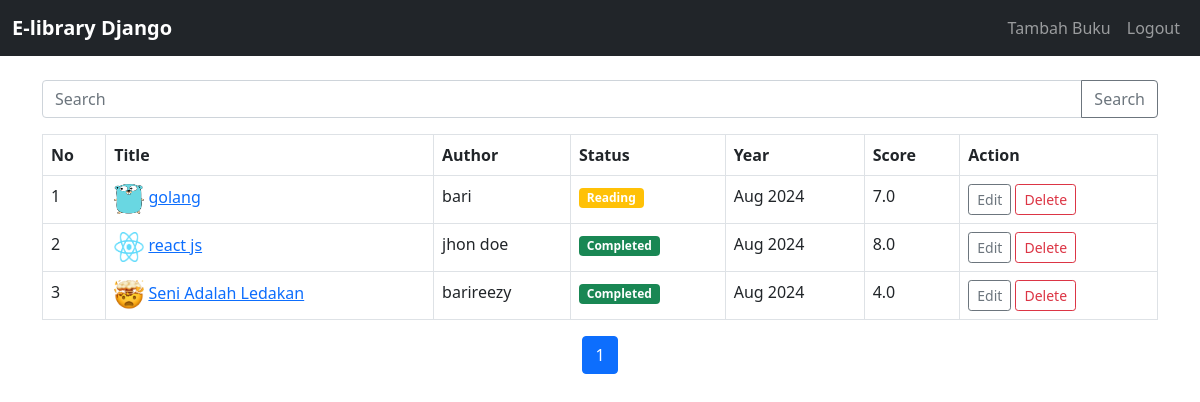
The app's page /books/ (signed in) with its own data.
### library/models.py (models this page shows, shortened)
class Book(models.Model):
    STATUS_CHOICES = [
        ('Completed', 'Completed'),
        ('Reading', 'Reading')
    ]
    title = models.CharField(max_length=200)
    author = models.CharField(max_length=200)
    publication_date = models.DateField()
    category = models.CharField(max_length=100)
    description = models.TextField()
    status = models.CharField(max_length=50, choices=STATUS_CHOICES)
    score = models.FloatField()
    cover_image = models.ImageField(upload_to='covers/')
    pdf_file = models.FileField(upload_to='pdfs/', null=True, blank=True)

### library/views.py (the view)
# urls.py: path('books/', views.book_list, name='book_list'),
@login_required
def book_list(request):
    query = request.GET.get('query', '')
    if query:
        books = Book.objects.filter(title__icontains=query)
    else:
        books = Book.objects.all()
    paginator = Paginator(books, 10)  # Show 10 books per page
    page_num = request.GET.get('page')
    page_obj = paginator.get_page(page_num)
    return render(request, 'book_list.html', {
        'books': page_obj,
        'query': query,
        'query_params': f"&query={query}" if query else '',
        'page_obj': page_obj,
    })

### library/templates/book_list.html (shortened to what this page needs)
{% extends 'base.html' %}
{% load static %}
{% block content %}
<form method="get" class="mb-3">
    <div class="input-group">
        <input type="text" name="query" class="form-control" placeholder="Search" aria-label="Search" value="{{ query }}">
        <button class="btn btn-outline-secondary" type="submit">Search</button>
    </div>
</form>
<table class="table table-bordered table-hover">
    <thead>
        <tr>
            <th>No</th>
            <th>Title</th>
            <th>Author</th>
            <th>Status</th>
            <th>Year</th>
            <th>Score</th>
            <th>Action</th>
        </tr>
    </thead>
    <tbody>
        {% for book in books %}
        <tr>
            <td>{{ forloop.counter }}</td>
            <td>
                <img src="{{ book.cover_image.url }}" alt="Book Cover" style="width: 30px; height: 30px;">
                <a href="{% url 'book_detail' book.pk %}">{{ book.title }}</a>
            </td>
            <td>{{ book.author }}</td>
            <td>
                <span class="badge {% if book.status == 'Completed' %}bg-success{% elif book.status == 'Reading' %}bg-warning{% endif %}">
                    {{ book.get_status_display }}
                </span>
            </td>
            <td>{{ book.publication_date|date:"M Y" }}</td>
            <td>{{ book.score }}</td>
            <td>
                <a href="{% url 'book_update' book.pk %}" class="btn btn-outline-secondary btn-sm">Edit</a>
                <a href="{% url 'book_delete' book.pk %}" class="btn btn-outline-danger btn-sm">Delete</a>
            </td>
        </tr>
        {% endfor %}
    </tbody>
</table>
<nav aria-label="Page navigation">
    <ul class="pagination justify-content-center">
        {% for page_num in page_obj.paginator.page_range %}
            <li class="page-item {% if page_num == page_obj.number %}active{% endif %}">
                <a class="page-link" href="?page={{ page_num }}{{ query_params }}">{{ page_num }}</a>
            </li>
        {% endfor %}
    </ul>
</nav>
{% endblock %}

### library/templates/base.html (shortened to what this page needs)
{% load static %}
<!DOCTYPE html>
<html lang="id">
<head>
    <link href="https://cdn.jsdelivr.net/npm/bootstrap@5.1.0/dist/css/bootstrap.min.css" rel="stylesheet">
</head>
<body>
    <nav class="navbar navbar-expand-lg navbar-dark bg-dark sticky-top">
        <div class="container-fluid">
          <a class="navbar-brand fw-bolder" href="{% url 'dashboard' %}">E-library Django</a>
          <div class="collapse navbar-collapse" id="navbarNav">
            <ul class="navbar-nav ms-auto">
                {% if user.is_authenticated %}
                    <li class="nav-item">
                        <a class="nav-link" href="{% url 'book_create' %}">Tambah Buku</a>
                    </li>
                    <li class="nav-item">
                        <a class="nav-link" href="{% url 'logout' %}">Logout</a>
                    </li>
                {% else %}
                    <li class="nav-item">
                        <a class="nav-link" href="{% url 'login' %}">Login</a>
                    </li>
                {% endif %}
            </ul>
        </div>
        </div>
      </nav>
    <div class="container my-4">
        {% block content %}
        {% endblock %}
    </div>
</body>
</html>

### records on screen
Book: cover_image (picture), title "golang", author "bari", status "Reading", publication_date "Aug 2024", score "7.0"
Book: cover_image (picture), title "react js", author "jhon doe", status "Completed", publication_date "Aug 2024", score "8.0"
Book: cover_image (picture), title "Seni Adalah Ledakan", author "barireezy", status "Completed", publication_date "Aug 2024", score "4.0"

### other values on screen
{{ page_num }} "1"
